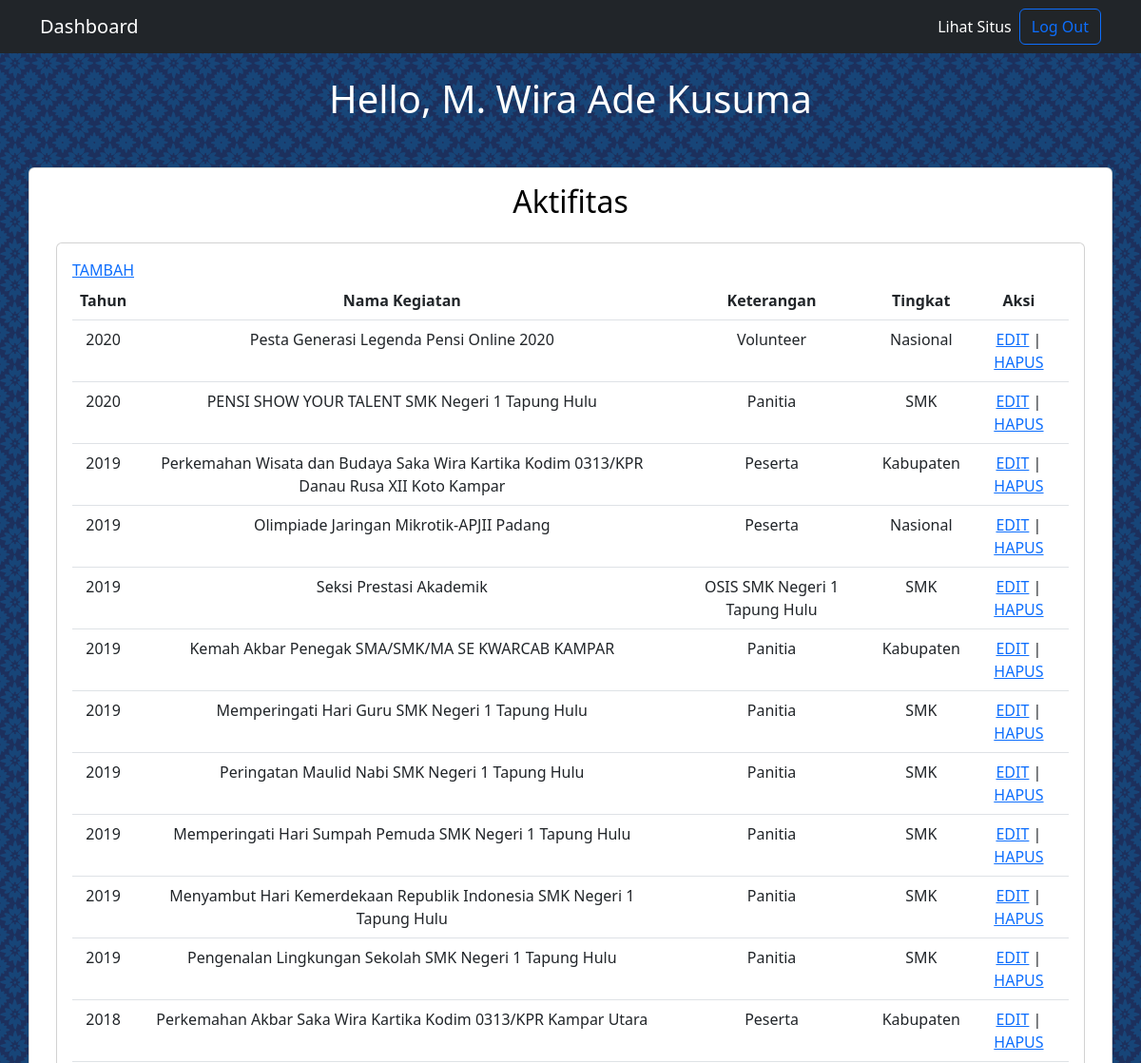
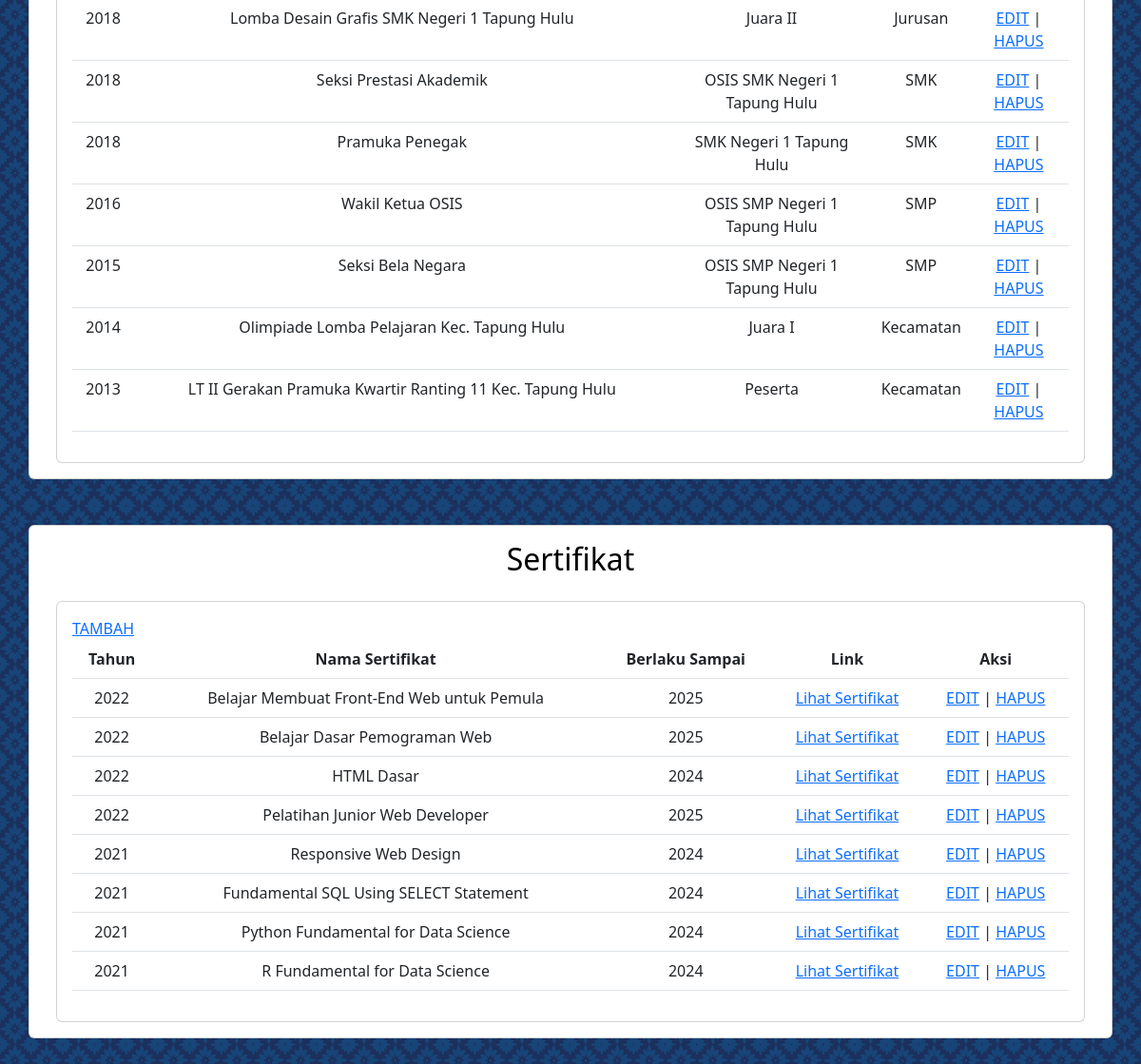
/frontend/dashboard.php (signed in), run on the app's committed database (2 pictures, top to bottom).
### tables this page shows
CREATE TABLE `users` (
  `id` int NOT NULL,
  `name` varchar(50) NOT NULL,
  `email` varchar(50) NOT NULL,
  `password` varchar(8) NOT NULL
);

CREATE TABLE `aktifitas` (
  `id` int NOT NULL,
  `tahun` year NOT NULL,
  `nama_kegiatan` varchar(200) NOT NULL,
  `keterangan` varchar(200) NOT NULL,
  `tingkat` varchar(20) NOT NULL
);

CREATE TABLE `sertifikat` (
  `id` int NOT NULL,
  `nama_sertifikat` varchar(50) NOT NULL,
  `tahun` year NOT NULL,
  `berlaku` year NOT NULL,
  `link` varchar(100) NOT NULL
);

### frontend/dashboard.php (the view, shortened to what this page needs)
<?php
    $email=$_SESSION['email'];
    $conn=getConnection();
    $query="SELECT * FROM users WHERE email=:email";
    $stmt=$conn->prepare($query);
    $stmt->execute(
        array(
            'email'=>$email
        )
    );
    $row=$stmt->fetch(PDO::FETCH_ASSOC);
?>
<!DOCTYPE html>
<html lang="en">
<head>
    <link rel="stylesheet" href="../bootstrap/css/bootstrap.css">
    <link rel="stylesheet" href="../css/style.css">
</head>
<body id="dashboard">
    <nav class="navbar navbar-expand-lg bg-dark navbar-dark ">
        <div class="container-md">
            <a class="navbar-brand" href="#">Dashboard</a>
            <div class="collapse navbar-collapse" id="navbarSupportedContent">
                <ul class="navbar-nav me-0 ms-auto mb-2 mb-lg-0">
                    <li class="nav-item">
                        <a class="nav-link active" aria-current="page" href="../index.php" target=_blank>Lihat Situs</a>
                    </li>
                </ul>
                <form class="d-flex" role="search">
                    <a href="../backend/logout.php" class="btn btn-outline-primary">Log Out</a>
                </form>
            </div>
        </div>
    </nav>
    <div class="container-md">
            <?php
            if (isset($_SESSION['email'])) {
                echo "<h1 class='text-center mt-4 mb-5'>Hello, ".$row['name']."</h1>";
            }
        ?>
    </div>
    <div class="container-md card mb-5" id="#aktifitas">
        <h2 class="text-center mt-3">Aktifitas</h2>
        <div class="card card-acti m-3">
            <div class="card-body">
                <div class="">
                    <?php
                        echo "<a href=\"../frontend/add-acti.php\">TAMBAH</a>";
                    ?>
                </div>
                <table class="table text-center">
                            <thead>
                                <tr>
                                    <th scope="col">Tahun</th>
                                    <th scope="col">Nama Kegiatan</th>
                                    <th scope="col">Keterangan</th>
                                    <th scope="col">Tingkat</th>
                                    <th scope="col">Aksi</th>
                                </tr>
                            </thead>
                            <tbody>
                                <?php
                                    $conn=getConnection();
                                    $sql="SELECT * FROM aktifitas order by tahun desc";
                                    $stmt=$conn->prepare($sql);
                                    $stmt->execute();
                                    $result=$stmt->fetchAll(PDO::FETCH_ASSOC);
                                    foreach($result as $row){
                                        echo "<tr>";
                                        echo "<td>".$row['tahun']."</td>";
                                        echo "<td>".$row['nama_kegiatan']."</td>";
                                        echo "<td>".$row['keterangan']."</td>";
                                        echo "<td>".$row['tingkat']."</td>";
                                        echo "<td><a href=\"edit-acti.php?id=$row[id]\">EDIT</a> | <a href=\"../backend/del-activity.php?id=$row[id]\">HAPUS</a></td>";
                                        echo "</tr>";
                                    }
                                ?>
                            </tbody>
                        </table>
            </div>
        </div>
    </div>
    <div class="container-md card mb-5" id="#sertifikat">
        <h2 class="text-center mt-3">Sertifikat</h2>
        <div class="card card-sert m-3">
            <div class="card-body">
                <div class="">
                    <?php
                        echo "<a href=\"../frontend/add-cert.php\">TAMBAH</a>";
                    ?>
                </div>
                <table class="table text-center">
                    <thead>
                        <tr>
                            <th scope="col">Tahun</th>
                            <th scope="col">Nama Sertifikat</th>
                            <th scope="col">Berlaku Sampai</th>
                            <th scope="col">Link</th>
                            <th scope="col">Aksi</th>
                        </tr>
                    </thead>
                    <tbody>
                        <?php
                        $conn=getConnection();
                        $sql="SELECT * FROM sertifikat order by tahun desc";
                        $stmt=$conn->prepare($sql);
                        $stmt->execute();
                        $result=$stmt->fetchAll(PDO::FETCH_ASSOC);
                        foreach($result as $row){
                            echo "<tr>";
                            echo "<td>".$row['tahun']."</td>";
                            echo "<td>".$row['nama_sertifikat']."</td>";
                            echo "<td>".$row['berlaku']."</td>";
                            echo "<td><a href='".$row['link']."' target='_blank'>Lihat Sertifikat</a></td>";
                            echo "<td><a href=\"edit-cert.php?id=$row[id]\">EDIT</a> | <a href=\"../backend/del-sert.php?id=$row[id]\">HAPUS</a></td>";
                            echo "</tr>";
                        }
                    ?>
                    </tbody>
                </table>
            </div>
        </div>
    </div>
</body>
</html>

### css/style.css (style rules this page uses)
#dashboard { background-image: url(../img/moroccan-flower-dark.webp); color: white; }
#dashboard h2 { color: black; }

### data on the page
users: name "M. Wira Ade Kusuma"
aktifitas: tahun "2020", nama_kegiatan "Pesta Generasi Legenda Pensi Online 2020", keterangan "Volunteer", tingkat "Nasional"
aktifitas: tahun "2020", nama_kegiatan "PENSI SHOW YOUR TALENT SMK Negeri 1 Tapung Hulu", keterangan "Panitia", tingkat "SMK"
aktifitas: tahun "2019", nama_kegiatan "Perkemahan Wisata dan Budaya Saka Wira Kartika Kodim 0313/KPR Danau Rusa XII Koto Kampar", keterangan "Peserta", tingkat "Kabupaten"
aktifitas: tahun "2019", nama_kegiatan "Olimpiade Jaringan Mikrotik-APJII Padang", keterangan "Peserta", tingkat "Nasional"
aktifitas: tahun "2019", nama_kegiatan "Seksi Prestasi Akademik", keterangan "OSIS SMK Negeri 1 Tapung Hulu", tingkat "SMK"
aktifitas: tahun "2019", nama_kegiatan "Kemah Akbar Penegak SMA/SMK/MA SE KWARCAB KAMPAR", keterangan "Panitia", tingkat "Kabupaten"
aktifitas: tahun "2019", nama_kegiatan "Memperingati Hari Guru SMK Negeri 1 Tapung Hulu", keterangan "Panitia", tingkat "SMK"
aktifitas: tahun "2019", nama_kegiatan "Peringatan Maulid Nabi SMK Negeri 1 Tapung Hulu", keterangan "Panitia", tingkat "SMK"
aktifitas: tahun "2019", nama_kegiatan "Memperingati Hari Sumpah Pemuda SMK Negeri 1 Tapung Hulu", keterangan "Panitia", tingkat "SMK"
aktifitas: tahun "2019", nama_kegiatan "Menyambut Hari Kemerdekaan Republik Indonesia SMK Negeri 1 Tapung Hulu", keterangan "Panitia", tingkat "SMK"
aktifitas: tahun "2019", nama_kegiatan "Pengenalan Lingkungan Sekolah SMK Negeri 1 Tapung Hulu", keterangan "Panitia", tingkat "SMK"
aktifitas: tahun "2018", nama_kegiatan "Perkemahan Akbar Saka Wira Kartika Kodim 0313/KPR Kampar Utara", keterangan "Peserta", tingkat "Kabupaten"
aktifitas: tahun "2018", nama_kegiatan "Lomba Desain Grafis SMK Negeri 1 Tapung Hulu", keterangan "Juara II", tingkat "Jurusan"
aktifitas: tahun "2018", nama_kegiatan "Seksi Prestasi Akademik", keterangan "OSIS SMK Negeri 1 Tapung Hulu", tingkat "SMK"
aktifitas: tahun "2018", nama_kegiatan "Pramuka Penegak", keterangan "SMK Negeri 1 Tapung Hulu", tingkat "SMK"
aktifitas: tahun "2016", nama_kegiatan "Wakil Ketua OSIS", keterangan "OSIS SMP Negeri 1 Tapung Hulu", tingkat "SMP"
aktifitas: tahun "2015", nama_kegiatan "Seksi Bela Negara", keterangan "OSIS SMP Negeri 1 Tapung Hulu", tingkat "SMP"
aktifitas: tahun "2014", nama_kegiatan "Olimpiade Lomba Pelajaran Kec. Tapung Hulu", keterangan "Juara I", tingkat "Kecamatan"
aktifitas: tahun "2013", nama_kegiatan "LT II Gerakan Pramuka Kwartir Ranting 11 Kec. Tapung Hulu", keterangan "Peserta", tingkat "Kecamatan"
sertifikat: tahun "2022", nama_sertifikat "Belajar Membuat Front-End Web untuk Pemula", berlaku "2025"
sertifikat: tahun "2022", nama_sertifikat "Belajar Dasar Pemograman Web", berlaku "2025"
sertifikat: tahun "2022", nama_sertifikat "HTML Dasar", berlaku "2024"
sertifikat: tahun "2022", nama_sertifikat "Pelatihan Junior Web Developer", berlaku "2025"
sertifikat: tahun "2021", nama_sertifikat "Responsive Web Design", berlaku "2024"
sertifikat: tahun "2021", nama_sertifikat "Fundamental SQL Using SELECT Statement", berlaku "2024"
sertifikat: tahun "2021", nama_sertifikat "Python Fundamental for Data Science", berlaku "2024"
sertifikat: tahun "2021", nama_sertifikat "R Fundamental for Data Science", berlaku "2024"
